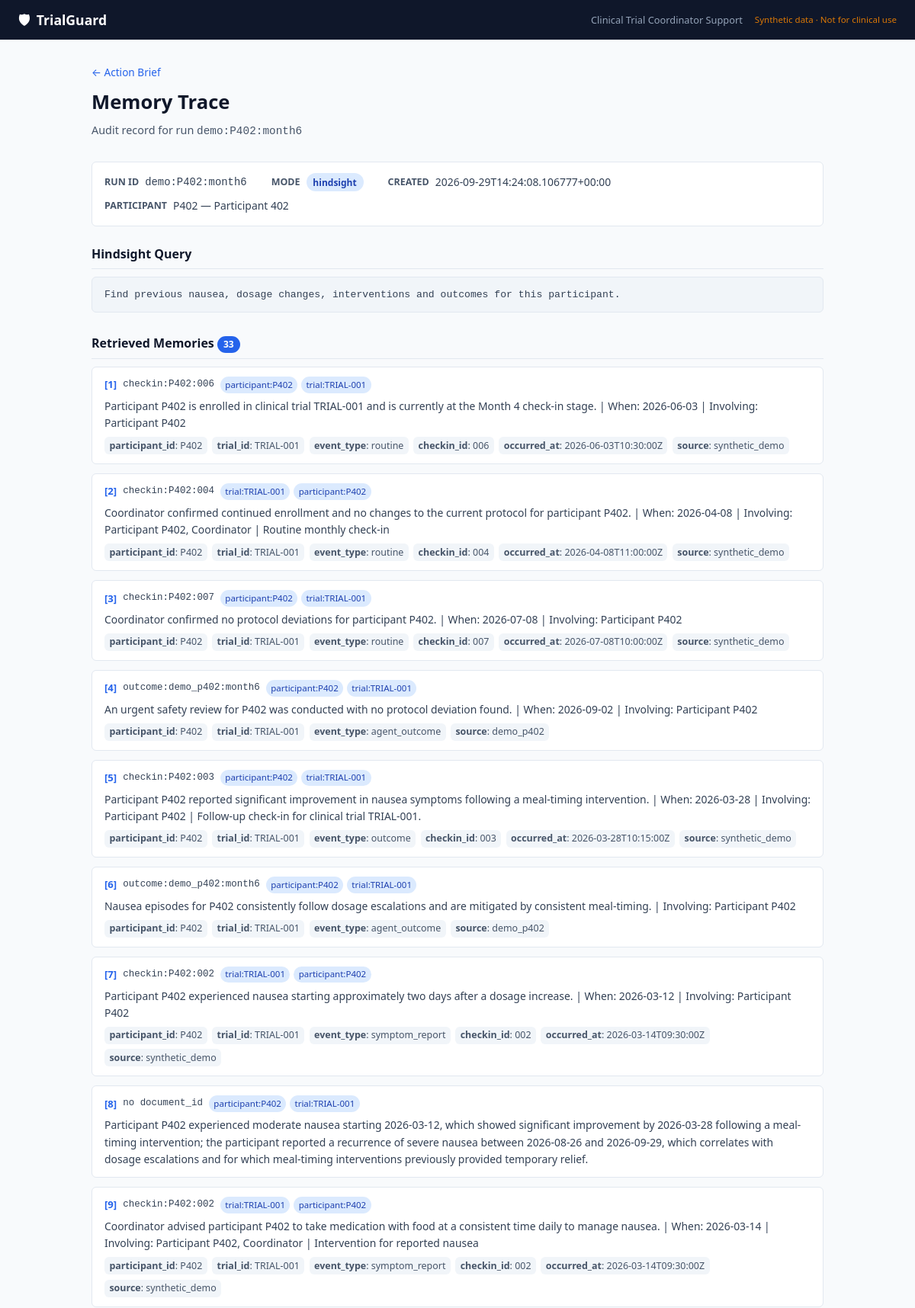
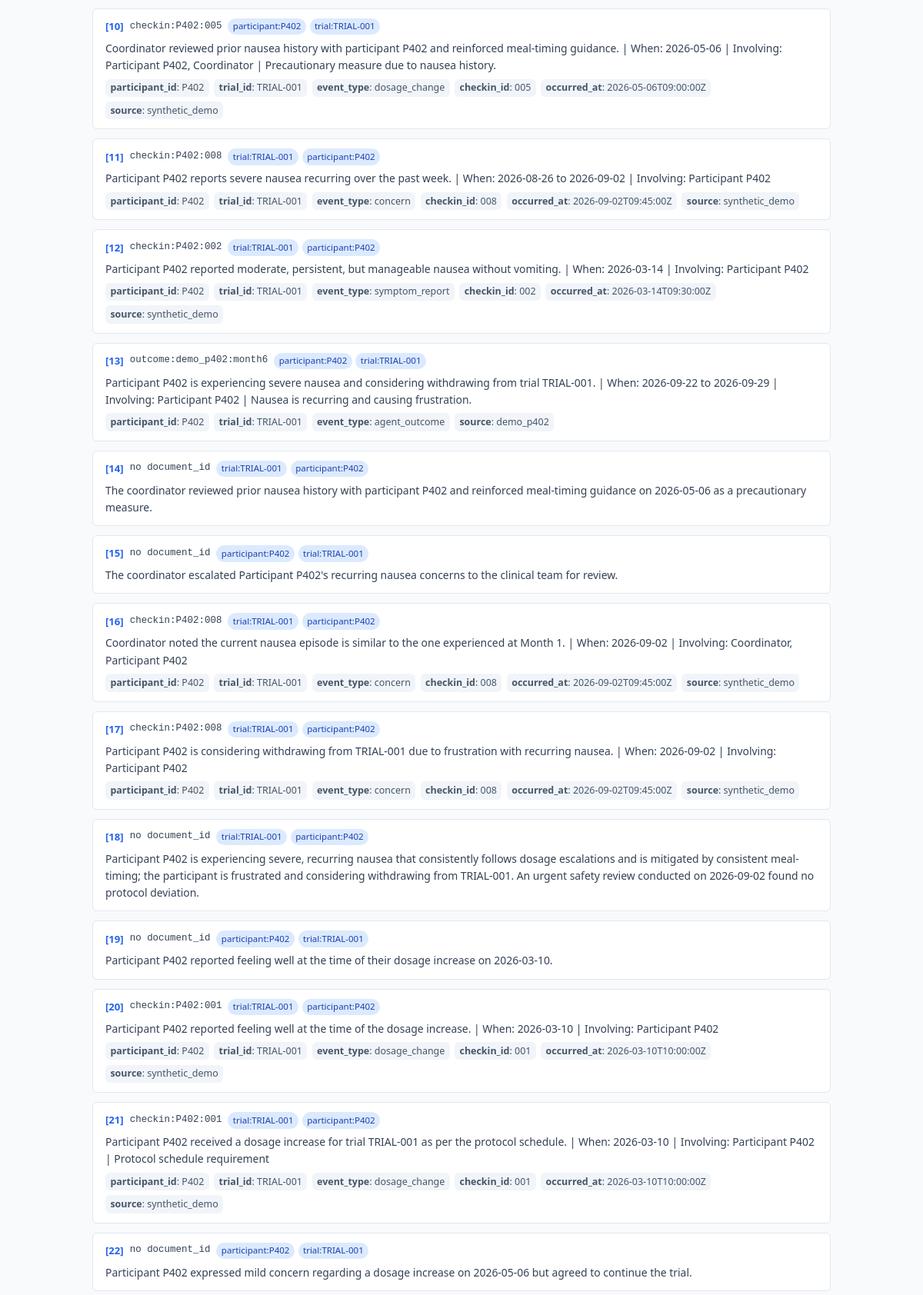
The app's page /runs/demo:P402:month6/trace (upper part) with its own data (2 pictures, top to bottom).
### tables this page shows
CREATE TABLE agent_runs (
    id                  TEXT PRIMARY KEY,
    checkin_id          TEXT REFERENCES checkins(id),
    mode                TEXT NOT NULL DEFAULT 'hindsight',
    hindsight_query     TEXT,
    retrieved_memories  TEXT,
    final_output        TEXT,
    created_at          TEXT NOT NULL
);

CREATE TABLE participants (
    id           TEXT PRIMARY KEY,
    display_name TEXT NOT NULL,
    trial_id     TEXT NOT NULL DEFAULT 'TRIAL-001',
    status       TEXT NOT NULL DEFAULT 'Active',
    created_at   TEXT NOT NULL
);

### app.py (the view)
@app.route("/runs/<run_id>/trace")
def memory_trace(run_id: str):
    run = db.get_agent_run(run_id)
    if not run:
        abort(404, description=f"Run '{run_id}' not found.")
    checkin     = db.get_checkin(run["checkin_id"]) if run.get("checkin_id") else None
    participant = db.get_participant(checkin["participant_id"]) if checkin else None
    return render_template(
        "trace.html",
        run=run,
        checkin=checkin,
        participant=participant,
        memories=run.get("retrieved_memories", []),
    )

### app.py (called while the page is built)
@app.before_request
def _startup():
    db.init_db()

### db.py (called while the page is built)
def _conn() -> sqlite3.Connection:
    DB_PATH.parent.mkdir(parents=True, exist_ok=True)
    con = sqlite3.connect(str(DB_PATH))
    con.row_factory = sqlite3.Row          # rows accessible as dicts
    con.execute("PRAGMA journal_mode=WAL")  # safer concurrent access
    con.execute("PRAGMA foreign_keys=ON")
    return con

def init_db() -> None:
    with _conn() as con:
        con.executescript(_SCHEMA)
    logger.info("Database initialised at %s", DB_PATH)

def _row_to_dict(row: sqlite3.Row | None) -> dict[str, Any] | None:
    return dict(row) if row else None

def get_participant(participant_id: str) -> dict[str, Any] | None:
    with _conn() as con:
        row = con.execute(
            "SELECT * FROM participants WHERE id = ?", (participant_id,)
        ).fetchone()
    return _row_to_dict(row)

def get_checkin(checkin_id: str) -> dict[str, Any] | None:
    with _conn() as con:
        row = con.execute(
            "SELECT * FROM checkins WHERE id = ?", (checkin_id,)
        ).fetchone()
    return _row_to_dict(row)

def get_agent_run(run_id: str) -> dict[str, Any] | None:
    with _conn() as con:
        row = con.execute(
            "SELECT * FROM agent_runs WHERE id = ?", (run_id,)
        ).fetchone()
    if not row:
        return None
    d = dict(row)
    try:
        d["final_output"]       = json.loads(d["final_output"] or "{}")
    except (json.JSONDecodeError, TypeError):
        pass
    try:
        d["retrieved_memories"] = json.loads(d["retrieved_memories"] or "[]")
    except (json.JSONDecodeError, TypeError):
        d["retrieved_memories"] = []
    return d

### templates/trace.html (shortened to what this page needs)
{% extends "base.html" %}
{% block content %}
<div class="page-header">
  <a class="back-link" href="{{ url_for('result', run_id=run.id) }}">← Action Brief</a>
  <h1>Memory Trace</h1>
  <p class="subtitle">Audit record for run <code>{{ run.id }}</code></p>
</div>
<div class="trace-meta">
  <div class="trace-meta-row">
    <span class="trace-label">Run ID</span>
    <code>{{ run.id }}</code>
  </div>
  <div class="trace-meta-row">
    <span class="trace-label">Mode</span>
    <span class="mode-badge mode-{{ run.mode }}">{{ run.mode }}</span>
  </div>
  <div class="trace-meta-row">
    <span class="trace-label">Created</span>
    {{ run.created_at }}
  </div>
  {% if participant %}
  <div class="trace-meta-row">
    <span class="trace-label">Participant</span>
    {{ participant.id }} — {{ participant.display_name }}
  </div>
  {% endif %}
</div>
<section class="trace-section">
  <h2>Hindsight Query</h2>
  {% if run.hindsight_query %}
  <pre class="trace-pre">{{ run.hindsight_query }}</pre>
  {% else %}
  <p class="empty-state">No Hindsight query was made (baseline mode or urgent bypass).</p>
  {% endif %}
</section>
<section class="trace-section">
  <h2>Retrieved Memories
    <span class="badge">{{ memories|length }}</span>
  </h2>
  {% if memories %}
  {% for i, mem in enumerate(memories) %}
  <div class="memory-card">
    <div class="memory-header">
      <span class="memory-num">[{{ i+1 }}]</span>
      <code class="memory-docid">{{ mem.document_id or 'no document_id' }}</code>
      <span class="memory-tags">
        {% for tag in (mem.tags or []) %}
        <span class="tag">{{ tag }}</span>
        {% endfor %}
      </span>
    </div>
    <div class="memory-text">{{ mem.text }}</div>
    {% if mem.metadata %}
    <div class="memory-meta">
      {% for k, v in mem.metadata.items() %}
      <span class="meta-pair"><strong>{{ k }}</strong>: {{ v }}</span>
      {% endfor %}
    </div>
    {% endif %}
  </div>
  {% endfor %}
  {% else %}
  <p class="empty-state">No memories were retrieved for this run.</p>
  {% endif %}
</section>
{% endblock %}

### static/css/main.css (style rules this page uses)
:root { --blue: #2563eb; --blue-dark: #1d4ed8; --green: #16a34a; --amber: #d97706; --red: #dc2626; --slate-50: #f8fafc; --slate-100: #f1f5f9; --slate-200: #e2e8f0; --slate-400: #94a3b8; --slate-600: #475569; --slate-700: #334155; --slate-900: #0f172a; --white: #ffffff; --radius: 6px; --shadow: 0 1px 4px rgba(0,0,0,.08); }
*, *::before, *::after { box-sizing: border-box; margin: 0; padding: 0; }
body { font-family: system-ui, -apple-system, sans-serif; font-size: 15px; line-height: 1.6; color: var(--slate-700); background: var(--slate-50); }
.page-header { margin-bottom: 1.75rem; }
.page-header h1 { font-size: 1.6rem; color: var(--slate-900); margin-bottom: .25rem; }
.subtitle { color: var(--slate-600); font-size: .9rem; }
.back-link { font-size: .85rem; color: var(--blue); text-decoration: none; display: block; margin-bottom: .5rem; }
.badge { display: inline-block; background: var(--blue); color: var(--white); border-radius: 999px; padding: .1rem .5rem; font-size: .75rem; font-weight: 600; }
.mode-badge { padding: .15rem .55rem; border-radius: 999px; font-size: .75rem; font-weight: 600; }
.mode-hindsight { background: #dbeafe; color: #1e40af; }
.trace-meta { background: var(--white); border: 1px solid var(--slate-200); border-radius: var(--radius); padding: .9rem 1rem; margin-bottom: 1.5rem; display: flex; flex-wrap: wrap; gap: .5rem 2rem; }
.trace-meta-row { display: flex; align-items: center; gap: .5rem; font-size: .87rem; }
.trace-label { font-weight: 600; color: var(--slate-600); font-size: .78rem; text-transform: uppercase; }
.trace-section { margin-bottom: 1.75rem; }
.trace-section h2 { font-size: 1rem; font-weight: 600; color: var(--slate-900); margin-bottom: .65rem; border-bottom: 1px solid var(--slate-200); padding-bottom: .35rem; }
.trace-pre { background: var(--slate-100); border: 1px solid var(--slate-200); border-radius: var(--radius); padding: .75rem 1rem; font-size: .82rem; white-space: pre-wrap; word-break: break-all; overflow-x: auto; }
.memory-card { background: var(--white); border: 1px solid var(--slate-200); border-radius: var(--radius); margin-bottom: .75rem; padding: .75rem 1rem; }
.memory-header { display: flex; align-items: center; gap: .5rem; margin-bottom: .4rem; font-size: .82rem; flex-wrap: wrap; }
.memory-num { font-weight: 700; color: var(--blue); }
.memory-docid { font-size: .78rem; }
.memory-tags { display: flex; gap: .3rem; flex-wrap: wrap; }
.tag { background: #dbeafe; color: #1e40af; padding: .1rem .4rem; border-radius: 999px; font-size: .72rem; }
.memory-text { font-size: .87rem; color: var(--slate-700); white-space: pre-wrap; }
.memory-meta { margin-top: .4rem; display: flex; flex-wrap: wrap; gap: .4rem; }
.meta-pair { font-size: .78rem; color: var(--slate-600); background: var(--slate-100); padding: .1rem .4rem; border-radius: var(--radius); }

### records on screen
agent_runs: id "demo:P402:month6", mode "hindsight", created_at "2026-09-29T14:24:08.106777+00:00", hindsight_query "Find previous nausea, dosage changes, interventions and outcomes for this participant."
participants: id "P402", display_name "Participant 402"

### other values on screen
{{ memories|length }} "33"
{{ i+1 }} "1" "2" "3" "4" "5" "6" "7" "8" "9" "10" "11" "12" "13" "14" "15" "16" "17" "18" "19" "20" "21" "22"
{{ mem.document_id or 'no document_id' }} "checkin:P402:006" "checkin:P402:004" "checkin:P402:007" "outcome:demo_p402:month6" "checkin:P402:003" "outcome:demo_p402:month6" "checkin:P402:002" "no document_id" "checkin:P402:002" "checkin:P402:005" "checkin:P402:008" "checkin:P402:002" "outcome:demo_p402:month6" "no document_id" "no document_id" "checkin:P402:008" "checkin:P402:008" "no document_id" "no document_id" "checkin:P402:001" "checkin:P402:001" "no document_id"
{{ tag }} "participant:P402" "trial:TRIAL-001" "trial:TRIAL-001" "participant:P402" "participant:P402" "trial:TRIAL-001" "participant:P402" "trial:TRIAL-001" "participant:P402" "trial:TRIAL-001" "participant:P402" "trial:TRIAL-001" "trial:TRIAL-001" "participant:P402" "participant:P402" "trial:TRIAL-001" "trial:TRIAL-001" "participant:P402" "participant:P402" "trial:TRIAL-001" "trial:TRIAL-001" "participant:P402" "trial:TRIAL-001" "participant:P402" "participant:P402" "trial:TRIAL-001" "trial:TRIAL-001" "participant:P402" "participant:P402" "trial:TRIAL-001" "trial:TRIAL-001" "participant:P402" "trial:TRIAL-001" "participant:P402" "trial:TRIAL-001" "participant:P402" "participant:P402" "trial:TRIAL-001" "trial:TRIAL-001" "participant:P402" "trial:TRIAL-001" "participant:P402" "participant:P402" "trial:TRIAL-001"
{{ mem.text }} "Participant P402 is enrolled in clinical trial TRIAL-001 and is currently at the Month 4 check-in stage. | When: 2026-06-03 | Involving: Participant P402" "Coordinator confirmed continued enrollment and no changes to the current protocol for participant P402. | When: 2026-04-08 | Involving: Participant P402, Coordinator | Routine monthly check-in" "Coordinator confirmed no protocol deviations for participant P402. | When: 2026-07-08 | Involving: Participant P402" "An urgent safety review for P402 was conducted with no protocol deviation found. | When: 2026-09-02 | Involving: Participant P402" "Nausea episodes for P402 consistently follow dosage escalations and are mitigated by consistent meal-timing. | Involving: Participant P402" "Participant P402 experienced nausea starting approximately two days after a dosage increase. | When: 2026-03-12 | Involving: Participant P402" "Participant P402 reports severe nausea recurring over the past week. | When: 2026-08-26 to 2026-09-02 | Involving: Participant P402" "Participant P402 reported moderate, persistent, but manageable nausea without vomiting. | When: 2026-03-14 | Involving: Participant P402" "The coordinator reviewed prior nausea history with participant P402 and reinforced meal-timing guidance on 2026-05-06 as a precautionary measure." "The coordinator escalated Participant P402's recurring nausea concerns to the clinical team for review." "Coordinator noted the current nausea episode is similar to the one experienced at Month 1. | When: 2026-09-02 | Involving: Coordinator, Participant P402" "Participant P402 is considering withdrawing from TRIAL-001 due to frustration with recurring nausea. | When: 2026-09-02 | Involving: Participant P402" "Participant P402 reported feeling well at the time of their dosage increase on 2026-03-10." "Participant P402 reported feeling well at the time of the dosage increase. | When: 2026-03-10 | Involving: Participant P402" "Participant P402 received a dosage increase for trial TRIAL-001 as per the protocol schedule. | When: 2026-03-10 | Involving: Participant P402 | Protocol schedule requirement" "Participant P402 expressed mild concern regarding a dosage increase on 2026-05-06 but agreed to continue the trial."
{{ k }} "participant_id" "trial_id" "event_type" "checkin_id" "occurred_at" "source" "participant_id" "trial_id" "event_type" "checkin_id" "occurred_at" "source" "participant_id" "trial_id" "event_type" "checkin_id" "occurred_at" "source" "participant_id" "trial_id" "event_type" "source" "participant_id" "trial_id" "event_type" "checkin_id" "occurred_at" "source" "participant_id" "trial_id" "event_type" "source" "participant_id" "trial_id" "event_type" "checkin_id" "occurred_at" "source" "participant_id" "trial_id" "event_type" "checkin_id" "occurred_at" "source" "participant_id" "trial_id" "event_type" "checkin_id" "occurred_at" "source" "participant_id" "trial_id" "event_type" "checkin_id" "occurred_at" "source" "participant_id" "trial_id" "event_type" "checkin_id" "occurred_at" "source" "participant_id" "trial_id" "event_type" "source" "participant_id" "trial_id" "event_type" "checkin_id" "occurred_at" "source" "participant_id" "trial_id" "event_type" "checkin_id" "occurred_at" "source" "participant_id" "trial_id" "event_type" "checkin_id" "occurred_at" "source" "participant_id" "trial_id" "event_type" "checkin_id" "occurred_at" "source"
{{ v }} "P402" "TRIAL-001" "routine" "006" "2026-06-03T10:30:00Z" "synthetic_demo" "P402" "TRIAL-001" "routine" "004" "2026-04-08T11:00:00Z" "synthetic_demo" "P402" "TRIAL-001" "routine" "007" "2026-07-08T10:00:00Z" "synthetic_demo" "P402" "TRIAL-001" "agent_outcome" "demo_p402" "P402" "TRIAL-001" "outcome" "003" "2026-03-28T10:15:00Z" "synthetic_demo" "P402" "TRIAL-001" "agent_outcome" "demo_p402" "P402" "TRIAL-001" "symptom_report" "002" "2026-03-14T09:30:00Z" "synthetic_demo" "P402" "TRIAL-001" "symptom_report" "002" "2026-03-14T09:30:00Z" "synthetic_demo" "P402" "TRIAL-001" "dosage_change" "005" "2026-05-06T09:00:00Z" "synthetic_demo" "P402" "TRIAL-001" "concern" "008" "2026-09-02T09:45:00Z" "synthetic_demo" "P402" "TRIAL-001" "symptom_report" "002" "2026-03-14T09:30:00Z" "synthetic_demo" "P402" "TRIAL-001" "agent_outcome" "demo_p402" "P402" "TRIAL-001" "concern" "008" "2026-09-02T09:45:00Z" "synthetic_demo" "P402" "TRIAL-001" "concern" "008" "2026-09-02T09:45:00Z" "synthetic_demo" "P402" "TRIAL-001" "dosage_change" "001" "2026-03-10T10:00:00Z" "synthetic_demo" "P402" "TRIAL-001" "dosage_change" "001" "2026-03-10T10:00:00Z" "synthetic_demo"
